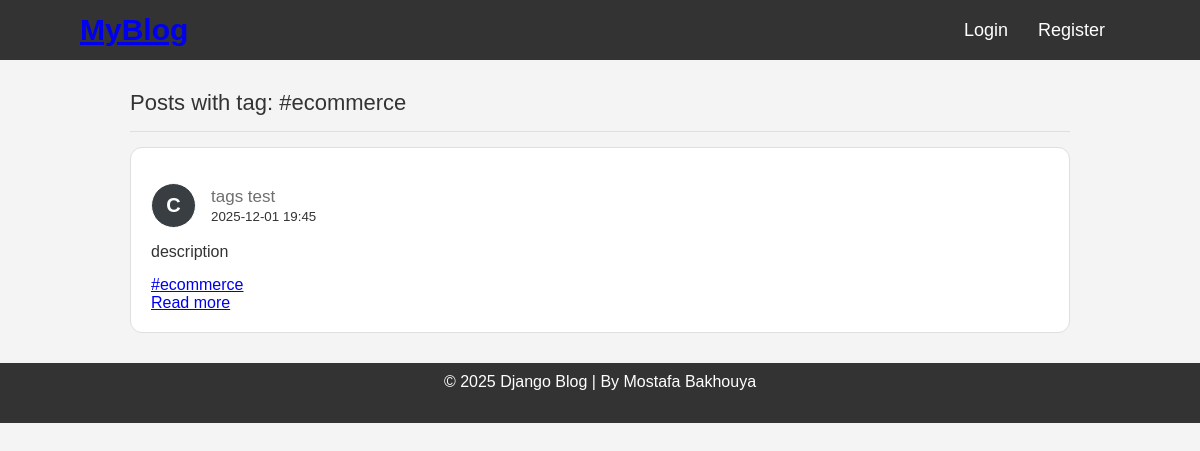
Page /tag/ecommerce/ on the committed database.
### blog/models.py (models this page shows, shortened)
class Tag(models.Model):
    name = models.CharField(max_length=50, unique=True)
    slug = models.SlugField(max_length=60, unique=True, blank=True)

class Post(models.Model):
    title = models.CharField(max_length=200)
    content = models.TextField()
    published_date = models.DateTimeField(auto_now_add=True)
    author = models.ForeignKey(User, on_delete=models.CASCADE, related_name='posts')
    tags = models.ManyToManyField(Tag, related_name='posts', blank=True)

### blog/views.py (the view)
# urls.py: path("tag/<str:tag_name>/", posts_by_tag, name="tag_posts"),
def posts_by_tag(request, tag_name):
    tag = get_object_or_404(Tag, name=tag_name)
    posts = Post.objects.filter(tags=tag)
    return render(request, "blog/tag_posts.html", {
        "tag": tag,
        "posts": posts
    })

### blog/templates/blog/tag_posts.html (shortened to what this page needs)
{% extends "blog/base.html" %}
{% block content %}
<div class="container">
    <h2 class="text text_name">Posts with tag: #{{ tag.name }}</h2>
    <div class="hr_app"></div>
    {% if posts %}
        {% for post in posts %}
            <div class="card_item margin_top">
                <div class="flex_between_center">
                    <div class="flex_auto">
                        <div class="avatar_xl">
                            {{ post.author.username|slice:":1"|upper }}
                        </div>
                        <div>
                            <div class="text text_base">{{ post.title }}</div>
                            <small>{{ post.published_date|date:"Y-m-d H:i" }}</small>
                        </div>
                    </div>
                </div>
                <p class="margin_top">{{ post.content|truncatewords:25 }}</p>
                <div class="post_tags margin_top">
                    {% for t in post.tags.all %}
                        <a href="{% url 'tag_posts' t.name %}" class="tag_chip">#{{ t.name }}</a>
                    {% endfor %}
                </div>
                <a href="{% url 'post_detail' post.pk %}" class="btn_secondary margin_top">
                    Read more
                </a>
            </div>
        {% endfor %}
    {% else %}
        <p class="text text_base">No posts found for this tag.</p>
    {% endif %}
</div>
{% endblock %}

### blog/static/css/styles.css (style rules this page uses)
:root { --color-face: #ffffff; --color-bg: #f4f4f4; --color-danger: #f06f6fff; --primary-color: #007BFF; --secondary-color: #6c757d; --text-base: #706e6eff; --text-accent: #333333 ; --border-radius: 12px; --border-color: #e0dedeff; --spacing-small: 8px; --spacing-medium: 16px; --spacing-large: 24px; }
* { margin: 0; padding: 0; box-sizing: border-box; }
body { font-family: "poppins", sans-serif; background-color: var(--color-bg) ; color: var(--text-accent) ; }
.container { padding-inline: 80px ; padding-block: 30px ; }
.flex_between_center { display: flex; justify-content: space-between ; align-items: center; }
.flex_auto { display: flex; justify-content: start; align-items: center; gap: 15px ; margin-top: 15px ; }
.text_name { font-size: 22px ; font-weight: 500 ; color: var(--text-accent) ; margin-bottom: 8px ; }
.text_base { font-size: 17px ; font-weight: 500 ; color: var(--text-base) ; }
.margin_top { margin-top: 15px ; }
.card_item { background-color: var(--color-face ); padding: 20px; border-radius: 12px; border: 1px solid var(--border-color) ; transition: transform 0.2s; }
.avatar_xl { width: 45px; height: 45px; border-radius: 50%; background-color: #383e42ff; color: white; display: flex; align-items: center; justify-content: center; font-weight: bold; font-size: 20px; text-transform: uppercase; border: 1px solid var(--color-face) ; }
.hr_app { height: 1px ; width: 100% ; background-color: var(--border-color) ; margin-block: 15px ; }

### rows in the picture
Tag: name "ecommerce"
Post: author.username "C", title "tags test", published_date "2025-12-01 19:45", content "description"
